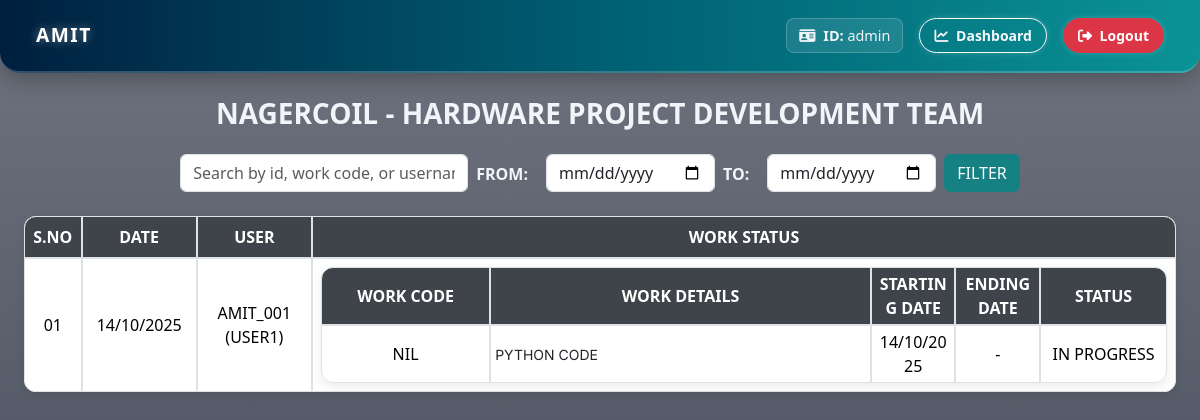
The app's page /workstatus/NAGERCOIL/HARDWARE PROJECT DEVELOPMENT TEAM/ (signed in) with its own data.
### amit_logins/models.py (models this page shows, shortened)
class User(AbstractUser):
    DEPARTMENT_CHOICES = [
        ('HARDWARE PROJECT DEVELOPMENT TEAM', 'HARDWARE PROJECT DEVELOPMENT TEAM'),
        ('ADMIN TEAM', 'ADMIN TEAM'),
        ('ADMIN-MANAGEMENT WORK TEAM', 'ADMIN-MANAGEMENT WORK TEAM'),
    ]
    BRANCH_CHOICES = [
        ('NAGERCOIL', 'NAGERCOIL'),
    ]
    employee_name = models.CharField(max_length=100, null=True, blank=True)
    department = models.CharField(max_length=50, choices=DEPARTMENT_CHOICES)
    branch = models.CharField(max_length=20, choices=BRANCH_CHOICES)
    is_team_leader = models.BooleanField(default=False)
    is_approved = models.BooleanField(default=False)  # ✅ New field for admin approval

class WorkStatusGroup(models.Model):
    user = models.ForeignKey(User, on_delete=models.CASCADE)
    branch = models.CharField(max_length=100)
    department = models.CharField(max_length=100)
    S_NO=models.CharField(max_length=100)
    DATE = models.DateField()

class WorkStatus(models.Model):
    group = models.ForeignKey(WorkStatusGroup, on_delete=models.CASCADE, related_name='statuses')
    WORK_CODE = models.CharField(max_length=50)
    WORK_DETAILS = models.TextField()
    STARTING_DATE = models.DateField(null=True, blank=True)
    ENDING_DATE = models.DateField(null=True, blank=True)
    STATUS_CHOICES = [
        ('IN PROGRESS', 'IN PROGRESS'),
        ('COMPLETED', 'COMPLETED'),
        ('-', '-')
    ]
    WORK_STATUS = models.CharField(max_length=50, choices=STATUS_CHOICES)

### amit_logins/views.py (the view)
# urls.py: path('workstatus/<str:branch>/<str:department>/', views.workstatus_records_view, name='workstatus_records_view'),
@login_required(login_url='login')
def workstatus_records_view(request, branch, department):
    query = request.GET.get('q', '')
    from_date = request.GET.get('from_date', '')
    to_date = request.GET.get('to_date', '')
    groups = WorkStatusGroup.objects.filter(
        branch=branch,
        department=department
    ).prefetch_related('statuses').select_related('user')
    if query:
        groups = groups.filter(
            Q(user__username__icontains=query) |
            Q(statuses__WORK_CODE__icontains=query) |
            Q(S_NO__icontains=query)
        ).distinct()
    if from_date and to_date:
        parsed_from_date = parse_date(from_date)
        parsed_to_date = parse_date(to_date)
        if parsed_from_date and parsed_to_date:
            groups = groups.filter(DATE__range=[parsed_from_date, parsed_to_date])
    elif from_date:  # Only from_date provided
        parsed_from_date = parse_date(from_date)
        if parsed_from_date:
            groups = groups.filter(DATE__gte=parsed_from_date)
    elif to_date:  # Only to_date provided
        parsed_to_date = parse_date(to_date)
        if parsed_to_date:
            groups = groups.filter(DATE__lte=parsed_to_date)
    groups = groups.order_by('DATE', 'user__username')
    return render(request, 'workstatus/workstatus_records.html', {
        'branch': branch,
        'department': department,
        'groups': groups,
        'from_date': from_date,
        'to_date': to_date,
        'query': query,
    })

### amit_logins/templates/workstatus/workstatus_records.html (shortened to what this page needs)
{% extends 'logins/base.html' %}
{% block content %}
<div class="container-fluid mt-4">
    <h3 style="font-weight: 900;" class="text-center mb-4 text-uppercase">{{ branch }} - {{ department }}</h3>
<center>
<form method="GET" class="mb-3 d-flex justify-content-center gap-2 flex-wrap">
    <input type="text" name="q" class="form-control w-25"
           placeholder="Search by id, work code, or username"
           value="{{ request.GET.q }}">
     <label class="mt-2" style="font-weight: 900;">FROM:</label>
    <input type="date" name="from_date" class="form-control w-auto"
           value="{{ request.GET.from_date }}">
     <label class="mt-2" style="font-weight: 900;">TO:</label>
    <input type="date" name="to_date" class="form-control w-auto"
           value="{{ request.GET.to_date }}">
    <button type="submit" class="btn btn-primary">FILTER</button>
</form>
</center>
    <table class="table table-bordered table-rounded text-center mt-4" style="table-layout: fixed; width: 100%;">
        <thead class="table-light align-middle">
            <tr>
                <th style="width: 5%;">S.NO</th>
                <th style="width: 10%;">DATE</th>
                <th style="width: 10%;">USER</th>
                <th style="width: 75%;">WORK STATUS</th>
            </tr>
        </thead>
        <tbody>
            {% for group in groups %}
            <tr>
                <td class="align-middle">{{ group.S_NO }}</td>
                <td class="align-middle">{{ group.DATE|date:"d/m/Y" }}</td>
                <td class="align-middle">{{ group.user.username }}<br> ({{group.user.employee_name}})</td>
                <td>
                    <table class="table table-sm table-bordered table-rounded mb-0" style="table-layout: fixed; width: 100%;">
                        <thead class="table-light align-middle text-center">
                            <tr>
                                <th style="width: 20%;">WORK CODE</th>
                                <th style="width: 45%;">WORK DETAILS</th>
                                <th style="width: 10%;">STARTING DATE</th>
                                <th style="width: 10%;">ENDING DATE</th>
                                <th style="width: 15%;">STATUS</th>
                            </tr>
                        </thead>
                        <tbody>
                            {% for status in group.statuses.all %}
                            <tr>
                                <td class="text-center align-middle">{{ status.WORK_CODE }}</td>
                                <td class="align-middle text-start">
                                    <pre style="white-space: pre-wrap; word-wrap: break-word; font-family: 'Inter', sans-serif; margin-bottom: 0;">
{{ status.WORK_DETAILS }}</pre>
                                </td>
                                <td class="text-center align-middle">{{ status.STARTING_DATE|date:"d/m/Y"|default:"-" }}</td>
                                <td class="text-center align-middle">{{ status.ENDING_DATE|date:"d/m/Y"|default:"-" }}</td>
                                <td class="text-center align-middle">{{ status.WORK_STATUS }}</td>
                            </tr>
                            {% empty %}
                            <tr><td colspan="5" class="text-center">No Work Entries</td></tr>
                            {% endfor %}
                        </tbody>
                    </table>
                </td>
            </tr>
            {% empty %}
            <tr><td colspan="4" class="text-center">No Records Found</td></tr>
            {% endfor %}
        </tbody>
    </table>
</div>
{% endblock %}

### amit_logins/templates/logins/base.html (shortened to what this page needs)
{% load static %}
<!DOCTYPE html>
<html lang="en">
<head>
  <link href="https://cdn.jsdelivr.net/npm/bootstrap@5.3.5/dist/css/bootstrap.min.css" rel="stylesheet">
  <link rel="stylesheet" href="https://cdnjs.cloudflare.com/ajax/libs/font-awesome/6.4.0/css/all.min.css">
</head>
<body>
  <div id="particles-js"></div>
  {% if user.is_authenticated %}
<nav class="navbar navbar-expand-lg navbar-dark custom-navbar px-4 py-3">
  <div class="container-fluid">
    <a class="navbar-brand fw-bold text-uppercase" href="#">
      AMIT
    </a>
    <div class="collapse navbar-collapse justify-content-end" id="navbarContent">
      <ul class="navbar-nav align-items-center gap-3">
        <li class="nav-item user-box">
          <i class="fa-solid fa-id-card me-1"></i> <strong>ID:</strong> {{ user.username }}
        </li>
        <li class="nav-item">
          <a href="{% url 'dashboard' %}" class="btn nav-btn btn-outline-light btn-sm">
            <i class="fa-solid fa-chart-line me-1"></i> Dashboard
          </a>
        </li>
        <li class="nav-item">
          <a href="{% url 'logout' %}" class="btn nav-btn btn-danger btn-sm">
            <i class="fa-solid fa-right-from-bracket me-1"></i> Logout
          </a>
        </li>
      </ul>
    </div>
  </div>
</nav>
{% endif %}
  <div class="container-fluid content-wrapper mt-4">
    {% block content %}
    {% endblock %}
  </div>
</body>
</html>

### amit_logins/templates/workstatus/workstatus_records.html (style rules this page uses)
table th, table td { white-space: normal !important; word-wrap: break-word; overflow-wrap: break-word; }

### records on screen
User: username "admin"
WorkStatusGroup: S_NO "01", DATE "14/10/2025", user.username "AMIT_001", user.employee_name "USER1"
WorkStatus: WORK_CODE "NIL", WORK_DETAILS "PYTHON CODE", STARTING_DATE "14/10/2025", ENDING_DATE "-", WORK_STATUS "IN PROGRESS"

### other values on screen
{{ branch }} "NAGERCOIL"
{{ department }} "HARDWARE PROJECT DEVELOPMENT TEAM"
